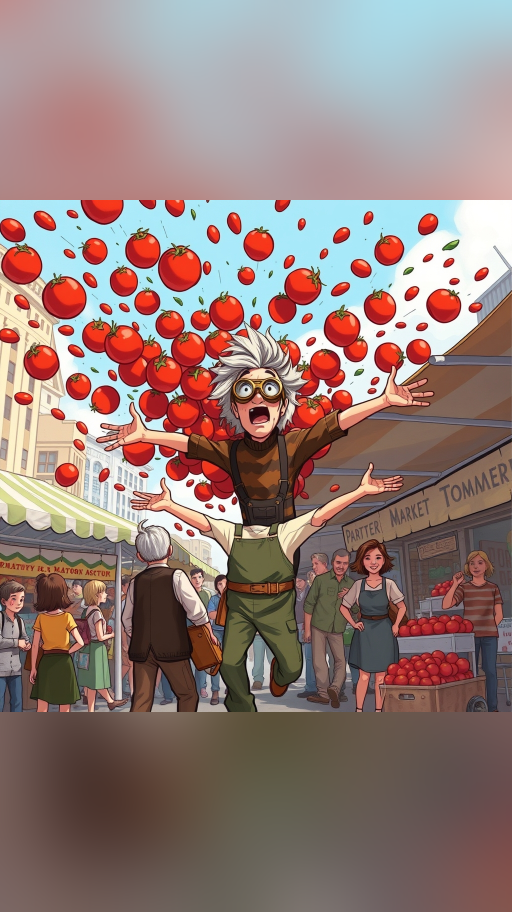
#> input picture omni_assets/sha256/03/03bd522e9d55bd285c1691fb1f459890cc889b124dc8f9fb5dcf745375815707.png, 1024 x 1824 px (shown at 1/2 size)
$ python -i parallel_scene_worker.py   (imports and definitions only)
#> lines starting #> are read from the running program, lines starting #| are printed output that depends on the picture
### experimental/parallel_scene_plan.py
"""Plan independent scene-rendering jobs for GitHub Actions.

Creates deterministic scene assignments; no credentials, publishing, or
automatic workflow triggers. Each worker writes only its own scene output.
"""
from __future__ import annotations
import argparse,json
from pathlib import Path

def plan_jobs(scene_count=12,workers=4,duration=24,fps=30):
    if not 1<=scene_count<=100:raise ValueError("scene count must be 1..100")
    if not 1<=workers<=16:raise ValueError("workers must be 1..16")
    if not 20<=duration<=30 or fps not in (24,30):raise ValueError("unsupported video settings")
    total_frames=round(duration*fps)
    assignments=[]
    for i in range(scene_count):
        start=round(i*total_frames/scene_count)
        end=round((i+1)*total_frames/scene_count)
        assignments.append({"scene":i,"worker":i%workers,"start_frame":start,
                            "end_frame":end,"frames":end-start})
    assert sum(a["frames"] for a in assignments)==total_frames
    return {"duration":duration,"fps":fps,"frames":total_frames,
            "scene_count":scene_count,"workers":workers,
            "jobs":assignments,"publishing_enabled":False}

# [10 lines left out: function main, not called in this run]

# [1 lines that do not run on import are left out]

### experimental/parallel_scene_worker.py
"""Independent scene worker for approved ASTRA artwork.

Usage: python -m experimental.parallel_scene_worker --scene 0 --output scene-output
Requires approved assets; never substitutes placeholder art or publishes.
"""
from __future__ import annotations
import argparse,json,math
from pathlib import Path
from PIL import Image
from experimental.parallel_scene_plan import plan_jobs
from experimental.premium_demo import discover
from experimental.premium_compositor import Layer,layout

def render_scene(scene,library="premium-assets",output="scene-output",scenes=14,fps=30,duration=24):
    plan=plan_jobs(scenes,4,duration,fps)
    if not 0<=scene<scenes:raise ValueError("invalid scene index")
    assets=discover(library)
    if not assets["character"] or not assets["prop"] or not assets["background"]:
        raise RuntimeError("reviewed/licensed character, prop and background required")
    entry=plan["jobs"][scene]
    background=assets["background"][scene%len(assets["background"])][0]
    character=assets["character"][scene%len(assets["character"])][0]
    prop=assets["prop"][scene%len(assets["prop"])][0]
    dest=Path(output);dest.mkdir(parents=True,exist_ok=True)
    width,height=360,640
    from imageio_ffmpeg import get_ffmpeg_exe
    import subprocess
    video=dest/f"scene-{scene:03}.mp4"
    cmd=[get_ffmpeg_exe(),"-y","-hide_banner","-loglevel","error",
         "-f","rawvideo","-pixel_format","rgb24","-video_size",f"{width}x{height}",
         "-framerate",str(fps),"-i","pipe:0","-an","-c:v","libx264",
         "-pix_fmt","yuv420p","-preset","veryfast","-crf","22",
         "-video_track_timescale","30000",str(video)]
    process=subprocess.Popen(cmd,stdin=subprocess.PIPE,stderr=subprocess.PIPE)
    try:
        with Image.open(background) as im: bg=im.convert("RGB").resize((width,height),Image.Resampling.LANCZOS)
        with Image.open(character) as im: dog=im.convert("RGBA");dog.thumbnail((150,180),Image.Resampling.LANCZOS)
        with Image.open(prop) as im: obj=im.convert("RGBA");obj.thumbnail((104,110),Image.Resampling.LANCZOS)
        for n in range(entry["frames"]):
            t=n/fps
            x=round(108+12*math.sin(1.6*t))
            y=round(410+7*math.sin(3*t))
            positions=layout([Layer(str(character),x,y,150,180,"character"),
                              Layer(str(prop),270,430,104,110,"prop")],width,height)
            frame=bg.copy()
            for (_,item),sprite in zip(positions,(dog,obj)):
                px=round(item.cx-sprite.width/2);py=round(item.cy-sprite.height/2)
                frame.paste(sprite,(px,py),sprite)
            process.stdin.write(frame.tobytes())
        process.stdin.close()
        err=process.stderr.read().decode(errors="replace")
        if process.wait():raise RuntimeError(err[-2000:])
    except Exception:
        if process.stdin and not process.stdin.closed:process.stdin.close()
        process.kill();process.wait()
        raise
    metadata={"scene":scene,"frames":entry["frames"],"fps":fps,"file":video.name,
              "approved_assets_only":True,"publication":False}
    (dest/f"scene-{scene:03}.json").write_text(json.dumps(metadata,indent=2))
    return metadata

# [7 lines not run here, left out]

>>> import cv2
>>> picture = cv2.imread('../omni_assets/sha256/03/03bd522e9d55bd285c1691fb1f459890cc889b124dc8f9fb5dcf745375815707.png', cv2.IMREAD_GRAYSCALE)
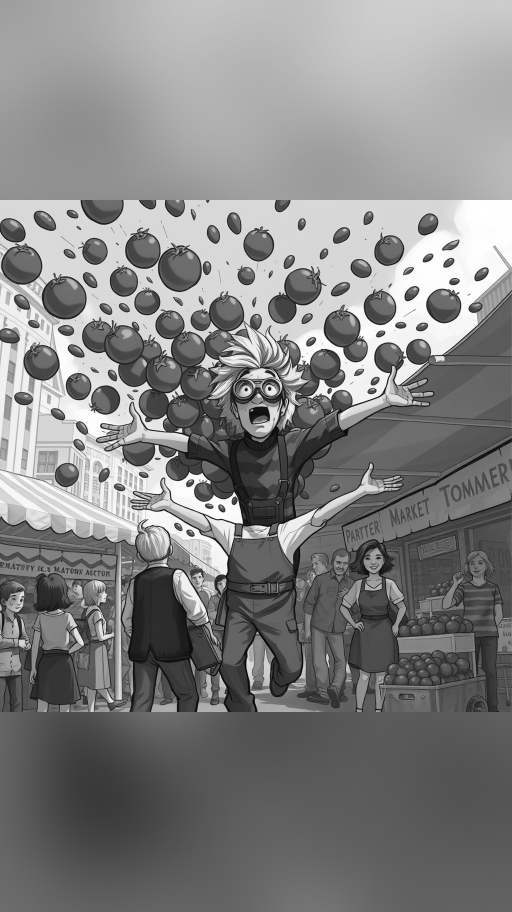
#> picture: shape (1824, 1024) (shown at 1/2 size); min 0, max 255, mean 130.6
>>> result = render_scene(picture)
#> (the run stopped early here; a loop or call above may not have finished)
